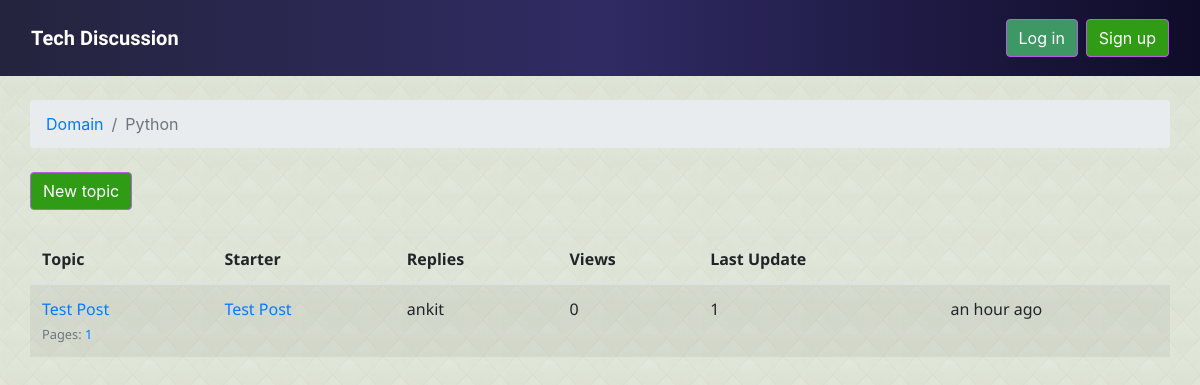
The app's page /boards/4/ with its own data.
### boards/models.py (models this page shows, shortened)
class Board(models.Model):
    name = models.CharField(max_length=30, unique=True)
    description = models.CharField(max_length=100)

class Topic(models.Model):
    subject = models.CharField(max_length=255)
    last_updated = models.DateTimeField(auto_now_add=True)
    board = models.ForeignKey(Board, related_name='topics', on_delete=models.CASCADE)
    starter = models.ForeignKey(User, related_name='topics', on_delete=models.CASCADE)
    views = models.PositiveIntegerField(default=0)
    def get_page_count(self):
        count = self.posts.count()
        pages = count / 20
        return math.ceil(pages)
    def has_many_pages(self, count=None):
        if count is None:
            count = self.get_page_count()
        return count > 6
    def get_page_range(self):
        count = self.get_page_count()
        if self.has_many_pages(count):
            return range(1, 5)
        return range(1, count + 1)

### boards/views.py (the view)
# urls.py: re_path(r'^boards/(?P<pk>\d+)/$', views.TopicListView.as_view(), name='board_topics'),
class TopicListView(ListView):
    model = Topic
    context_object_name = 'topics'
    template_name = 'topics.html'
    paginate_by = 20
    def get_context_data(self, **kwargs):
        kwargs['board'] = self.board
        return super().get_context_data(**kwargs)
    def get_queryset(self):
        self.board = get_object_or_404(Board, pk=self.kwargs.get('pk'))
        queryset = self.board.topics.order_by('-last_updated').annotate(replies=Count('posts') - 1)
        return queryset

### templates/topics.html (shortened to what this page needs)
{% extends 'base.html' %}
{% load gravatar %}
{% load humanize %}
{% load static %}
{% block stylesheet %}
<link  href="{% static 'css/home.css' %}" rel="stylesheet" type="text/css" >
{% endblock stylesheet %}
{% block breadcrumb %}
  <li class="breadcrumb-item"><a href="{% url 'home' %}">Domain</a></li>
  <li class="breadcrumb-item active">{{ board.name }}</li>
{% endblock %}
{% block content %}
<div class="mb-4">
  <a href="{% url 'new_topic' board.pk %}" class="btn btn-primary">New topic</a>
</div>
<table class="table table-striped mb-4">
  <thead class="thead-inverse">
    <tr>
      <th>Topic</th>
      <th>Starter</th>
      <th>Replies</th>
      <th>Views</th>
      <th>Last Update</th>
    </tr>
  </thead>
  <tbody>
    {% for topic in topics %}
    {% url 'topic_posts' board.pk topic.pk as topic_url %}
      <tr id='b'>
        <td>
          <p class="mb-0">
            <a href="{{ topic_url }}">{{ topic.subject }}</a>
          </p>
          <small class="text-muted">
            Pages:
            {% for i in topic.get_page_range %}
              <a href="{{ topic_url }}?page={{ i }}">{{ i }}</a>
            {% endfor %}
          </small>
        </td>
        <td><a href="{% url 'topic_posts' board.pk topic.pk %}">{{ topic.subject }}</a></td>
        <td>{{ topic.starter.username }}</td>
        <td>{{ topic.replies }}</td>
        <td>{{ topic.views }}</td>
        <td>{{ topic.last_updated|naturaltime }}</td>
      </tr>
    {% endfor %}
  </tbody>
</table>
{% endblock %}

### static/css/app.css (style rules this page uses)
.btn-primary { background-color: #309c15; border-color: #c158eb; }
body { background-image: url("../img/bg1.png"); }

### static/css/home.css (style rules this page uses)
.thead-inverse { font-family: 'Open Sans', sans-serif; }
#b { font-family: 'Noto Sans', sans-serif; }

### records on screen
Board: name "Python"
Topic: subject "Test Post", get_page_range "1", starter.username "ankit", replies "0", views "1", last_updated "an hour ago"
